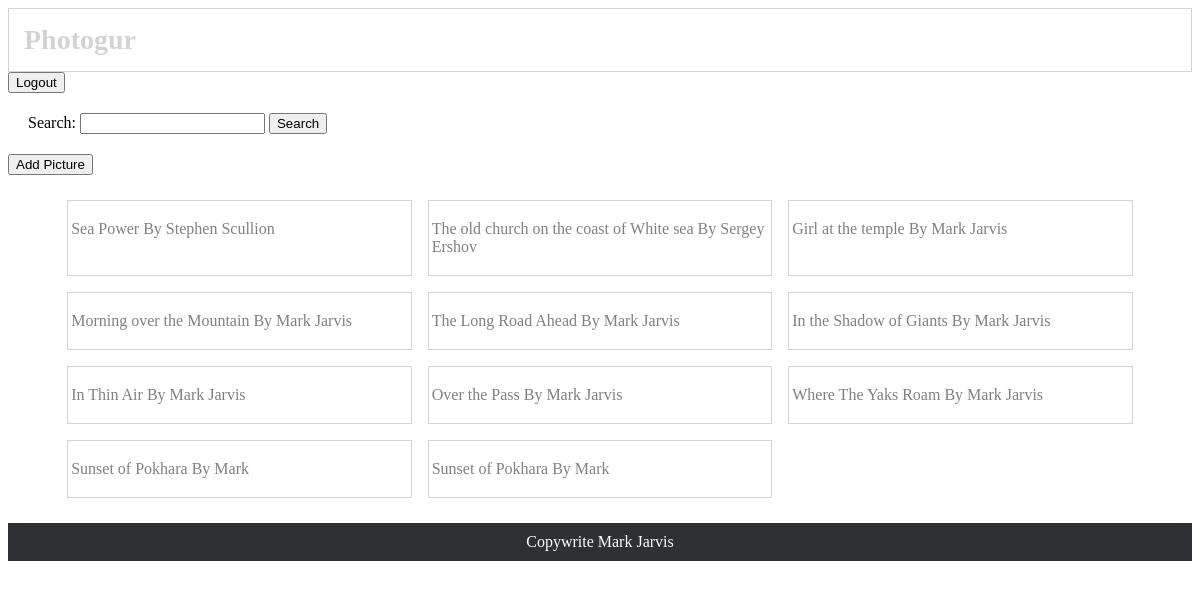
The page /pictures/ (signed in) on the database its author committed.
### photogur/models.py (models this page shows, shortened)
class Picture(models.Model):
    title = models.CharField(max_length=255)
    artist = models.CharField(max_length=255)
    url = models.CharField(max_length=255)
    user = models.ForeignKey(User, on_delete=models.CASCADE, related_name='Pictures')

### photogur/views.py (the view)
# urls.py: path('pictures/', views.pictures),
def pictures(request):
    context = {'pictures': Picture.objects.all()}
    response = render(request, 'pictures.html', context)
    return HttpResponse(response)

### photogur/templates/pictures.html (shortened to what this page needs)
{% extends 'base.html' %}
{% block content %}
<body>
    <ul  class = "photo_list">
        {% for picture in pictures %}
            <a class ="image_block" href="{% url 'picture_details' id=picture.pk %}">
                <li>
                    <p class ="info">{{ picture.title }} By {{ picture.artist  }} </p>
                </li>
            </a>
        {% endfor %}
    </ul>
</body>
{% endblock %}

### photogur/static/css/main.css (style rules this page uses)
.image_block { border: 1px solid lightgrey; padding: 3px; }
.info { display: inline-block; color: grey; }
.photo_list { list-style: none; margin:5px auto; padding: 20px 5%; }
.photo_list { border: 2px solid ligthgrey; }
@media screen and (min-width: 640px) { .photo_list { display: grid; grid-template-columns: 1fr 1fr; grid-gap: 1em; } }
@media screen and (min-width: 900px) { .photo_list { display: grid; grid-template-columns: 1fr 1fr 1fr; grid-gap: 1em; } }

### rows shown on the page
Picture: title "Sea Power", artist "Stephen Scullion"
Picture: title "The old church on the coast of White sea", artist "Sergey Ershov"
Picture: title "Girl at the temple", artist "Mark Jarvis"
Picture: title "Morning over the Mountain", artist "Mark Jarvis"
Picture: title "The Long Road Ahead", artist "Mark Jarvis"
Picture: title "In the Shadow of Giants", artist "Mark Jarvis"
Picture: title "In Thin Air", artist "Mark Jarvis"
Picture: title "Over the Pass", artist "Mark Jarvis"
Picture: title "Where The Yaks Roam", artist "Mark Jarvis"
Picture: title "Sunset of Pokhara", artist "Mark"
Picture: title "Sunset of Pokhara", artist "Mark"
